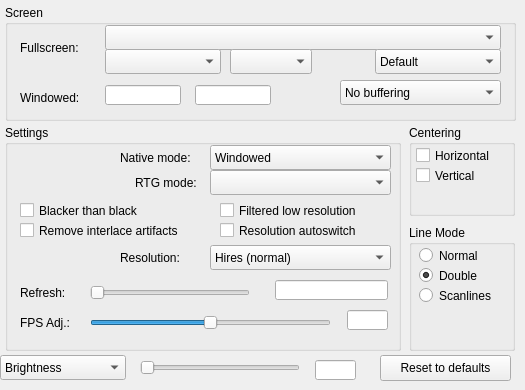
      <widget class="QWidget" name="tab_host_display">
       <attribute name="title">
        <string>Display</string>
       </attribute>
       <widget class="QGroupBox" name="groupBox_20">
        <property name="geometry">
         <rect>
          <x>5</x>
          <y>5</y>
          <width>511</width>
          <height>116</height>
         </rect>
        </property>
        <property name="title">
         <string>Screen</string>
        </property>
        <widget class="QComboBox" name="IDC_DISPLAYSELECT">
         <property name="geometry">
          <rect>
           <x>100</x>
           <y>20</y>
           <width>396</width>
           <height>25</height>
          </rect>
         </property>
        </widget>
        <widget class="QComboBox" name="IDC_RESOLUTION">
         <property name="geometry">
          <rect>
           <x>100</x>
           <y>44</y>
           <width>116</width>
           <height>25</height>
          </rect>
         </property>
        </widget>
        <widget class="QComboBox" name="comboBox_3">
         <property name="geometry">
          <rect>
           <x>225</x>
           <y>44</y>
           <width>82</width>
           <height>25</height>
          </rect>
         </property>
        </widget>
        <widget class="QComboBox" name="IDC_REFRESHRATE">
         <property name="geometry">
          <rect>
           <x>370</x>
           <y>44</y>
           <width>126</width>
           <height>25</height>
          </rect>
         </property>
         <item>
          <property name="text">
           <string>Default</string>
          </property>
         </item>
         <item>
          <property name="text">
           <string>50Hz (PAL)</string>
          </property>
         </item>
         <item>
          <property name="text">
           <string>60Hz (NTSC)</string>
          </property>
         </item>
         <item>
          <property name="text">
           <string>100Hz (PAL)</string>
          </property>
         </item>
         <item>
          <property name="text">
           <string>120Hz (NTSC)</string>
          </property>
         </item>
        </widget>
        <widget class="QLineEdit" name="IDC_XSIZE">
         <property name="geometry">
          <rect>
           <x>100</x>
           <y>80</y>
           <width>76</width>
           <height>20</height>
          </rect>
         </property>
        </widget>
        <widget class="QLineEdit" name="IDC_YSIZE">
         <property name="geometry">
          <rect>
           <x>190</x>
           <y>80</y>
           <width>76</width>
           <height>20</height>
          </rect>
         </property>
        </widget>
        <widget class="QLabel" name="label_scrwin">
         <property name="geometry">
          <rect>
           <x>15</x>
           <y>85</y>
           <width>76</width>
           <height>16</height>
          </rect>
         </property>
         <property name="text">
          <string>Windowed:</string>
         </property>
        </widget>
        <widget class="QLabel" name="label_scrfull">
         <property name="geometry">
          <rect>
           <x>15</x>
           <y>35</y>
           <width>76</width>
           <height>16</height>
          </rect>
         </property>
         <property name="text">
          <string>Fullscreen:</string>
         </property>
        </widget>
        <widget class="QComboBox" name="IDC_BUFFERING">
         <property name="geometry">
          <rect>
           <x>335</x>
           <y>75</y>
           <width>161</width>
           <height>25</height>
          </rect>
         </property>
         <item>
          <property name="text">
           <string>No buffering</string>
          </property>
         </item>
         <item>
          <property name="text">
           <string>Double buffering</string>
          </property>
         </item>
         <item>
          <property name="text">
           <string>Triple buffering</string>
          </property>
         </item>
        </widget>
       </widget>
       <widget class="QGroupBox" name="groupBox_21">
        <property name="geometry">
         <rect>
          <x>5</x>
          <y>125</y>
          <width>396</width>
          <height>226</height>
         </rect>
        </property>
        <property name="title">
         <string>Settings</string>
        </property>
        <widget class="QComboBox" name="IDC_SCREENMODE_NATIVE">
         <property name="geometry">
          <rect>
           <x>205</x>
           <y>20</y>
           <width>181</width>
           <height>25</height>
          </rect>
         </property>
         <item>
          <property name="text">
           <string>Windowed</string>
          </property>
         </item>
         <item>
          <property name="text">
           <string>Full Screen</string>
          </property>
         </item>
         <item>
          <property name="text">
           <string>Full Screen + VSync</string>
          </property>
         </item>
         <item>
          <property name="text">
           <string>Full Screen + AutoVSync</string>
          </property>
         </item>
         <item>
          <property name="text">
           <string>Full-window</string>
          </property>
         </item>
        </widget>
        <widget class="QLabel" name="label_scrnative">
         <property name="geometry">
          <rect>
           <x>115</x>
           <y>25</y>
           <width>86</width>
           <height>15</height>
          </rect>
         </property>
         <property name="text">
          <string>Native mode:</string>
         </property>
        </widget>
        <widget class="QComboBox" name="IDC_SCREENMODE_RTG">
         <property name="geometry">
          <rect>
           <x>205</x>
           <y>45</y>
           <width>181</width>
           <height>25</height>
          </rect>
         </property>
        </widget>
        <widget class="QLabel" name="label_scrrtgmode">
         <property name="geometry">
          <rect>
           <x>130</x>
           <y>50</y>
           <width>86</width>
           <height>15</height>
          </rect>
         </property>
         <property name="text">
          <string>RTG mode:</string>
         </property>
        </widget>
        <widget class="QCheckBox" name="IDC_BLACKER_THAN_BLACK">
         <property name="geometry">
          <rect>
           <x>15</x>
           <y>75</y>
           <width>151</width>
           <height>21</height>
          </rect>
         </property>
         <property name="text">
          <string>Blacker than black</string>
         </property>
        </widget>
        <widget class="QCheckBox" name="IDC_FLICKERFIXER">
         <property name="geometry">
          <rect>
           <x>15</x>
           <y>95</y>
           <width>206</width>
           <height>21</height>
          </rect>
         </property>
         <property name="text">
          <string>Remove interlace artifacts</string>
         </property>
        </widget>
        <widget class="QCheckBox" name="IDC_LORES_SMOOTHED">
         <property name="geometry">
          <rect>
           <x>215</x>
           <y>75</y>
           <width>171</width>
           <height>21</height>
          </rect>
         </property>
         <property name="text">
          <string>Filtered low resolution</string>
         </property>
        </widget>
        <widget class="QComboBox" name="IDC_LORES">
         <property name="geometry">
          <rect>
           <x>205</x>
           <y>120</y>
           <width>181</width>
           <height>25</height>
          </rect>
         </property>
         <property name="currentIndex">
          <number>1</number>
         </property>
         <item>
          <property name="text">
           <string>Lores</string>
          </property>
         </item>
         <item>
          <property name="text">
           <string>Hires (normal)</string>
          </property>
         </item>
         <item>
          <property name="text">
           <string>SuperHires</string>
          </property>
         </item>
        </widget>
        <widget class="QLabel" name="label_scrres">
         <property name="geometry">
          <rect>
           <x>115</x>
           <y>125</y>
           <width>86</width>
           <height>15</height>
          </rect>
         </property>
         <property name="text">
          <string>Resolution:</string>
         </property>
        </widget>
        <widget class="QLabel" name="label_scrrefresh">
         <property name="geometry">
          <rect>
           <x>15</x>
           <y>160</y>
           <width>57</width>
           <height>15</height>
          </rect>
         </property>
         <property name="text">
          <string>Refresh:</string>
         </property>
        </widget>
        <widget class="QSlider" name="IDC_FRAMERATE">
         <property name="geometry">
          <rect>
           <x>85</x>
           <y>160</y>
           <width>160</width>
           <height>16</height>
          </rect>
         </property>
         <property name="orientation">
          <enum>Qt::Horizontal</enum>
         </property>
        </widget>
        <widget class="QLineEdit" name="IDC_RATETEXT">
         <property name="geometry">
          <rect>
           <x>270</x>
           <y>155</y>
           <width>113</width>
           <height>20</height>
          </rect>
         </property>
        </widget>
        <widget class="QLabel" name="label_scrfpsadj">
         <property name="geometry">
          <rect>
           <x>15</x>
           <y>190</y>
           <width>61</width>
           <height>16</height>
          </rect>
         </property>
         <property name="text">
          <string>FPS Adj.:</string>
         </property>
        </widget>
        <widget class="QLineEdit" name="IDC_RATE2TEXT">
         <property name="geometry">
          <rect>
           <x>342</x>
           <y>185</y>
           <width>41</width>
           <height>20</height>
          </rect>
         </property>
        </widget>
        <widget class="QSlider" name="IDC_FRAMERATE2">
         <property name="geometry">
          <rect>
           <x>85</x>
           <y>190</y>
           <width>241</width>
           <height>16</height>
          </rect>
         </property>
         <property name="minimum">
          <number>1</number>
         </property>
         <property name="sliderPosition">
          <number>50</number>
         </property>
         <property name="orientation">
          <enum>Qt::Horizontal</enum>
         </property>
        </widget>
        <widget class="QCheckBox" name="IDC_RES_AUTOSWITCH">
         <property name="geometry">
          <rect>
           <x>215</x>
           <y>95</y>
           <width>171</width>
           <height>21</height>
          </rect>
         </property>
         <property name="text">
          <string>Resolution autoswitch</string>
         </property>
        </widget>
       </widget>
       <widget class="QGroupBox" name="groupBox_22">
        <property name="geometry">
         <rect>
          <x>409</x>
          <y>125</y>
          <width>106</width>
          <height>91</height>
         </rect>
        </property>
        <property name="title">
         <string>Centering</string>
        </property>
        <widget class="QCheckBox" name="IDC_XCENTER">
         <property name="geometry">
          <rect>
           <x>7</x>
           <y>20</y>
           <width>96</width>
           <height>21</height>
          </rect>
         </property>
         <property name="text">
          <string>Horizontal</string>
         </property>
        </widget>
        <widget class="QCheckBox" name="IDC_YCENTER">
         <property name="geometry">
          <rect>
           <x>7</x>
           <y>40</y>
           <width>84</width>
           <height>21</height>
          </rect>
         </property>
         <property name="text">
          <string>Vertical</string>
         </property>
        </widget>
       </widget>
       <widget class="QGroupBox" name="groupBox_23">
        <property name="geometry">
         <rect>
          <x>409</x>
          <y>225</y>
          <width>106</width>
          <height>126</height>
         </rect>
        </property>
        <property name="title">
         <string>Line Mode</string>
        </property>
        <widget class="QRadioButton" name="IDC_LM_NORMAL">
         <property name="geometry">
          <rect>
           <x>10</x>
           <y>20</y>
           <width>97</width>
           <height>21</height>
          </rect>
         </property>
         <property name="text">
          <string>Normal</string>
         </property>
        </widget>
        <widget class="QRadioButton" name="IDC_LM_DOUBLED">
         <property name="geometry">
          <rect>
           <x>10</x>
           <y>40</y>
           <width>97</width>
           <height>21</height>
          </rect>
         </property>
         <property name="text">
          <string>Double</string>
         </property>
         <property name="checked">
          <bool>true</bool>
         </property>
        </widget>
        <widget class="QRadioButton" name="IDC_LM_SCANLINES">
         <property name="geometry">
          <rect>
           <x>10</x>
           <y>60</y>
           <width>97</width>
           <height>21</height>
          </rect>
         </property>
         <property name="text">
          <string>Scanlines</string>
         </property>
        </widget>
       </widget>
       <widget class="QPushButton" name="IDC_DA_RESET">
        <property name="geometry">
         <rect>
          <x>380</x>
          <y>355</y>
          <width>131</width>
          <height>26</height>
         </rect>
        </property>
        <property name="text">
         <string>Reset to defaults</string>
        </property>
       </widget>
       <widget class="QSlider" name="IDC_DA_SLIDER">
        <property name="geometry">
         <rect>
          <x>140</x>
          <y>360</y>
          <width>160</width>
          <height>16</height>
         </rect>
        </property>
        <property name="orientation">
         <enum>Qt::Horizontal</enum>
        </property>
       </widget>
       <widget class="QComboBox" name="IDC_DA_MODE">
        <property name="geometry">
         <rect>
          <x>0</x>
          <y>355</y>
          <width>126</width>
          <height>25</height>
         </rect>
        </property>
        <item>
         <property name="text">
          <string>Brightness</string>
         </property>
        </item>
        <item>
         <property name="text">
          <string>Contrast</string>
         </property>
        </item>
        <item>
         <property name="text">
          <string>Gamma</string>
         </property>
        </item>
       </widget>
       <widget class="QLineEdit" name="IDC_BRIGHTNESSTEXT">
        <property name="geometry">
         <rect>
          <x>315</x>
          <y>360</y>
          <width>41</width>
          <height>20</height>
         </rect>
        </property>
       </widget>
      </widget>
